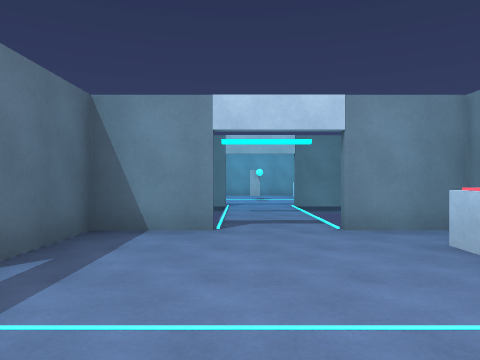
[1] (above)

16 first-person views from a walk through a Unity game level. The camera is 1.3 m above the floor, looks level and sees 70° across. The floor is counted in squares, 2 m on a side. Each view is taken from the middle of a square. On the plan, view 1 faces up. The plan holds only what a view shows up to about 10 squares ahead; the rest is blank.

[2]
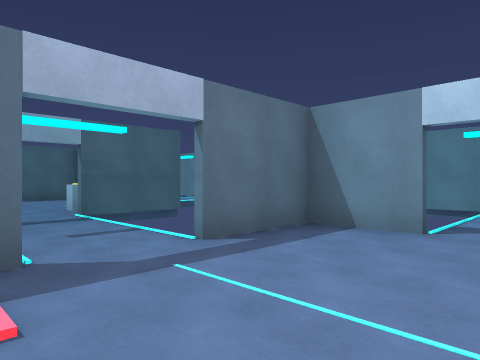

[3]
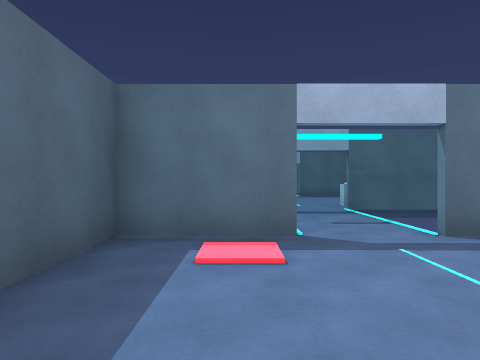

[4]
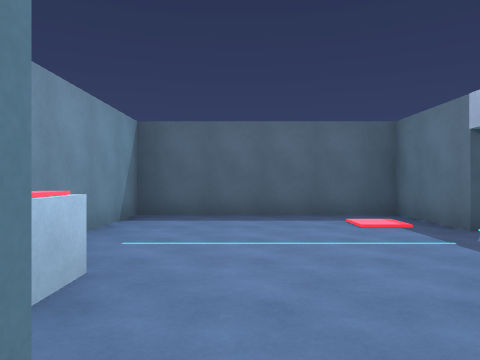

[5]
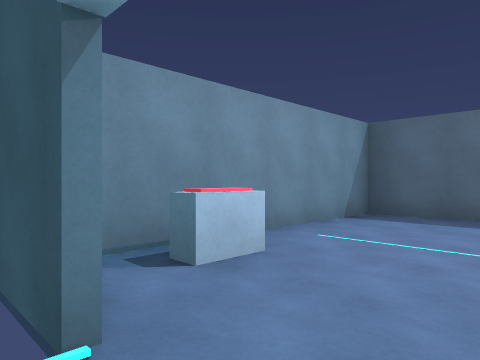

[6]
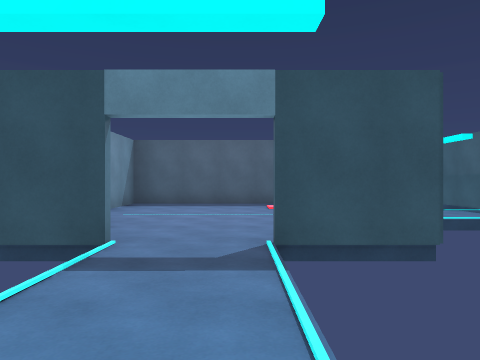

[7]
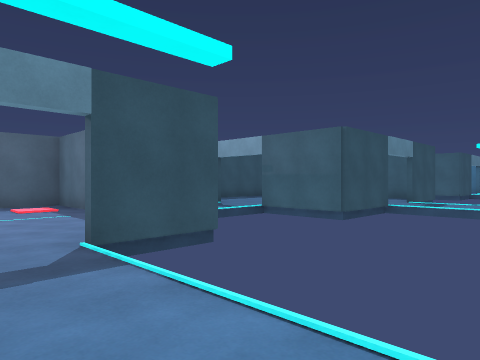

[8]
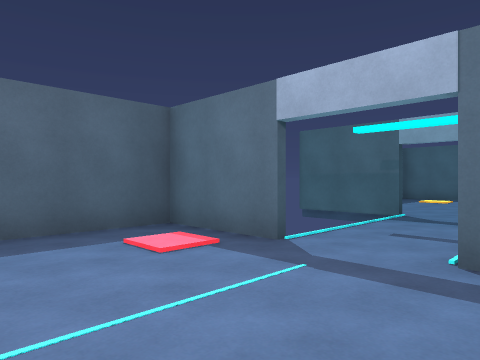

[9]
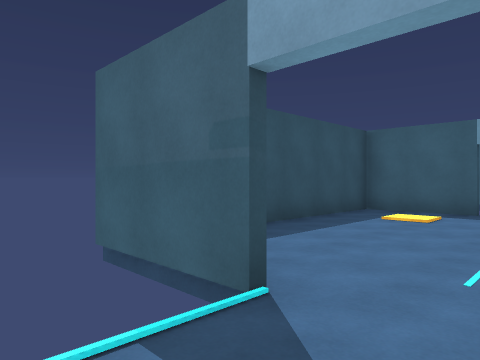

[10]
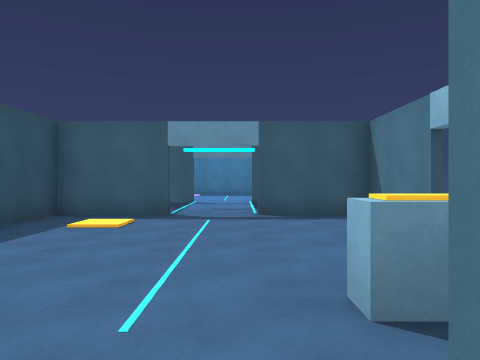

[11]
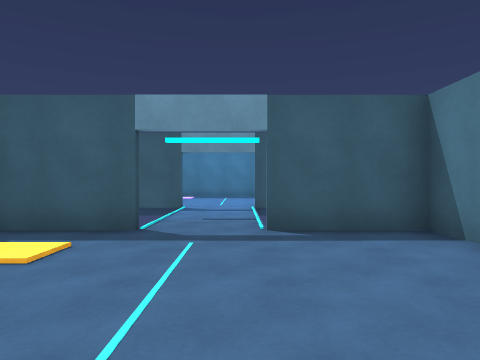

[12]
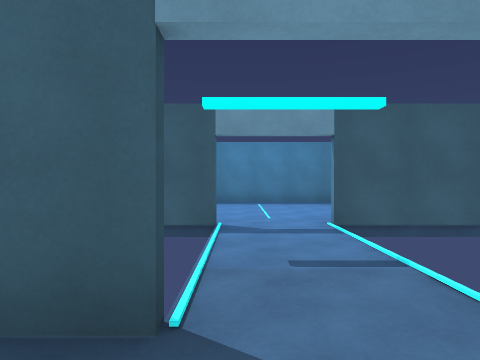

[13]
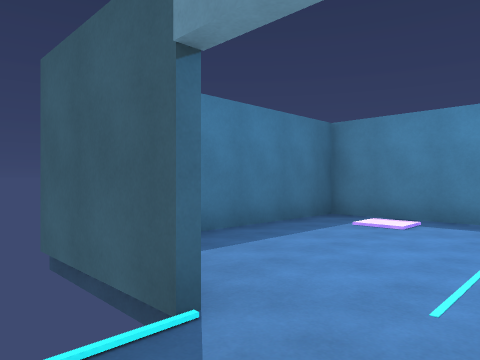

[14]
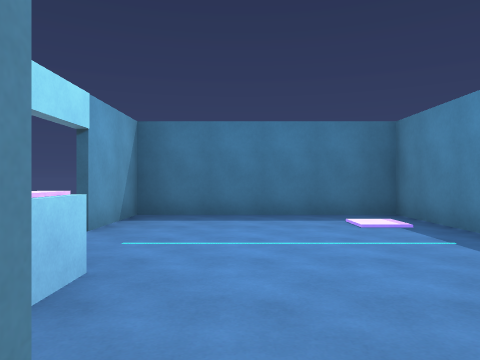

[15]
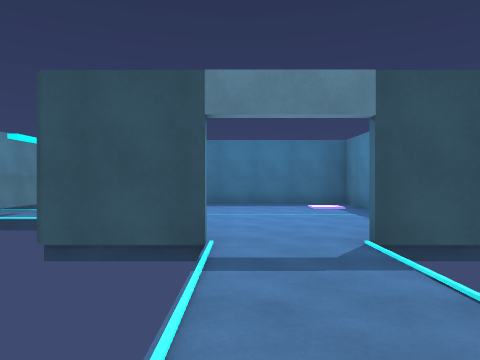

[16]
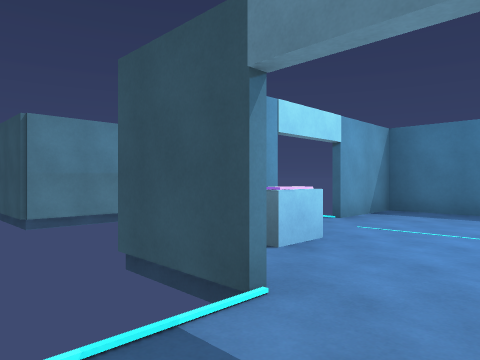

### Floor plan
Ten units are one square. View 1 is at (0, 0); x grows to the right and y downward. Boxes are objects, and circles mark ways between rooms. Rooms are numbered by the first view taken in them; rooms with no view inside come last. Other rooms are left out.
<svg viewBox="-204 -115 238 136">
<path fill="none" stroke="#000" d="M-19 -8 -19 14 29 14 29 -44 12 -44M-2 -44 -19 -44 -19 -22M-54 -8 -54 16M-54 -46 -54 -22M-2 -84 -15 -84M25 -84 12 -84M12 -46 25 -46M-21 -46 -2 -46M-114 -8 -114 14 -80 14M-92 -44 -114 -44 -114 -22M-149 -8 -149 15M-149 -46 -149 -22M-78 -46 -54 -46M-168 -46 -149 -46M-195 -46 -182 -46M-199 -38 -199 14 -151 14 -151 -8"/>
<rect x="15" y="-35" width="10" height="10" fill="#bbb"><title>other object</title></rect>
<rect x="-75" y="-35" width="10" height="10" fill="#bbb"><title>other object</title></rect>
<rect x="-165" y="-35" width="10" height="10" fill="#bbb"><title>other object</title></rect>
<circle cx="5" cy="-50" r="3" fill="#2a7"/>
<circle cx="-50" cy="-15" r="3" fill="#2a7"/>
<circle cx="-85" cy="-50" r="3" fill="#2a7"/>
<circle cx="-155" cy="-15" r="3" fill="#2a7"/>
<circle cx="-175" cy="-50" r="3" fill="#2a7"/>
<text x="-10" y="-20">1</text>
<text x="0" y="-110">2</text>
<text x="-100" y="-20">3</text>
<text x="-110" y="-100">4</text>
<text x="-180" y="-10">5</text>
</svg>
Room 1 opens to room 2. Room 1 opens to room 3. Room 3 opens to room 4. Room 3 opens to room 5. Room 4 opens to room 5.

Where each view was taken, in squares from view 1:
view 1: 0 up, 0 right, facing up
view 2: 0 up, 1 right, facing up-left
view 3: 0 up, 2 right, facing left
view 4: 5 up, 1 right, facing down
view 5: 5 up, 0 right, facing down-right
view 6: 8 up, 0 right, facing down
view 7: 8 up, 1 right, facing down-left
view 8: 3 up, 1 right, facing down-left
view 9: 2 up, 4 left, facing down-left
view 10: 2 up, 5 left, facing left
view 11: 2 up, 7 left, facing left
view 12: 1 up, 10 left, facing left
view 13: 2 up, 14 left, facing down-left
view 14: 5 up, 17 left, facing down
view 15: 8 up, 17 left, facing down
view 16: 6 up, 18 left, facing down-right
